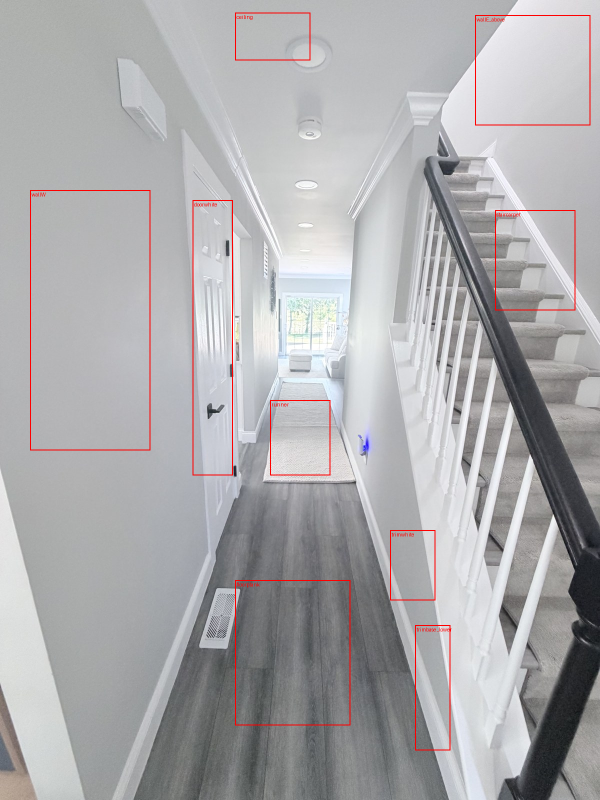
#> input picture scratchpad/circ/p12_boxes.png, 1200 x 1600 px, given in place of p27_p12_boxes.png_n.png, which was not available (shown at 1/2 size)
$ python probe27.py p12_boxes.png
#> lines starting #> are read from the running program, lines starting #| are printed output that depends on the picture; pictures that were not available may be replaced by others from this repository, and a replacement may not be noted
### scratchpad/circ/probe.py
"""Two-point per-wall probe for the circulation rooms.

Shoots one CLOSE, narrow-fov pose per wall aimed at a patch that is bare wall
and nothing else (verified against the _boxes overlays), meters the centre
patch, and prints mean/sd so a per-wall albedo skin can be fitted from a real
render instead of guessed.  Also meters the floor from a plan-ish pose.

    python probe.py 12 1 tag [--skin "#aabbcc"]      # all four walls
"""
import json
import os
import subprocess
import sys

import numpy as np
from PIL import Image, ImageDraw

TOOLS = r"C:\Users\Manuel\Desktop\Pro\3d HA\tools"
HERE = os.path.dirname(os.path.abspath(__file__))
OUT = os.path.join(HERE, "shots")
PY = sys.executable
FRAC = 0.26

# world-feet poses: a close shot square-on to a KNOWN-CLEAN patch of each wall
POSES = {
    12: {
        "w": {"pos": [13.5, 13.5, 8.6], "target": [10.7, 13.5, 8.6]},
        "e": {"pos": [15.5, 13.5, 8.6], "target": [18.3, 13.5, 8.6]},
        "n": {"pos": [17.2, 13.5, 7.4], "target": [17.2, 13.5, 4.6]},
        "s": {"pos": [14.5, 13.0, 29.2], "target": [14.5, 15.9, 32.2]},
        "floor": {"pos": [15.7, 13.2, 13.2], "target": [15.7, 8.0, 10.6]},
    },
    17: {
        "w": {"pos": [13.3, 22.8, 12.9], "target": [10.5, 22.8, 12.9]},
        "e": {"pos": [15.8, 23.0, 22.6], "target": [18.6, 23.0, 22.6]},
        "n": {"pos": [11.6, 23.0, 9.4], "target": [11.6, 23.0, 6.6]},
        "s": {"pos": [16.0, 23.0, 20.5], "target": [16.0, 23.0, 23.3]},
        "floor": {"pos": [12.2, 22.6, 10.2], "target": [12.2, 18.0, 7.8]},
    },
    27: {
        "w": {"pos": [21.4, 22.6, 18.6], "target": [18.6, 22.6, 18.6]},
        "e": {"pos": [29.4, 20.6, 16.6], "target": [32.2, 20.6, 16.6]},
        "n": {"pos": [22.0, 23.0, 15.2], "target": [22.0, 23.0, 12.4]},
        "s": {"pos": [22.0, 23.0, 18.0], "target": [22.0, 23.0, 20.8]},
        "floor": {"pos": [22.0, 22.4, 15.4], "target": [22.0, 18.0, 13.0]},
    },
}


def stats(path, frac=FRAC):
#> called with frac = 0.26
    a = np.asarray(Image.open(path).convert("RGB")).astype(np.float32)
    h, w = a.shape[:2]
#> h = 1600; w = 1200
    y0, y1 = int(h * (0.5 - frac / 2)), int(h * (0.5 + frac / 2))
#> y0 = 592; y1 = 1008
    x0, x1 = int(w * (0.5 - frac / 2)), int(w * (0.5 + frac / 2))
#> x0 = 444; x1 = 756
    p = a[y0:y1, x0:x1]
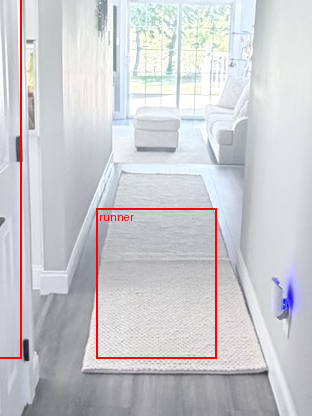
#> p: shape (416, 312, 3) float32; mean R, G, B 203.3, 202.7, 206.5
    lum = p @ np.array([0.2126, 0.7152, 0.0722], dtype=np.float32)
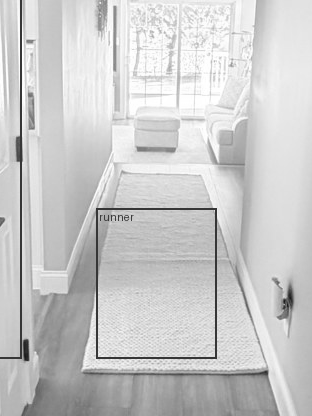
#> lum: shape (416, 312) float32; min 25.35, max 255, mean 203.1
    im = Image.open(path).convert("RGB")
#> im is the input picture: PIL image 1200x1600 RGB; mean R, G, B 172.2, 171.2, 173.1
    d = ImageDraw.Draw(im)
    d.rectangle([x0, y0, x1, y1], outline=(255, 0, 0), width=3)
    im.save(path.replace(".png", "_boxes.png"))
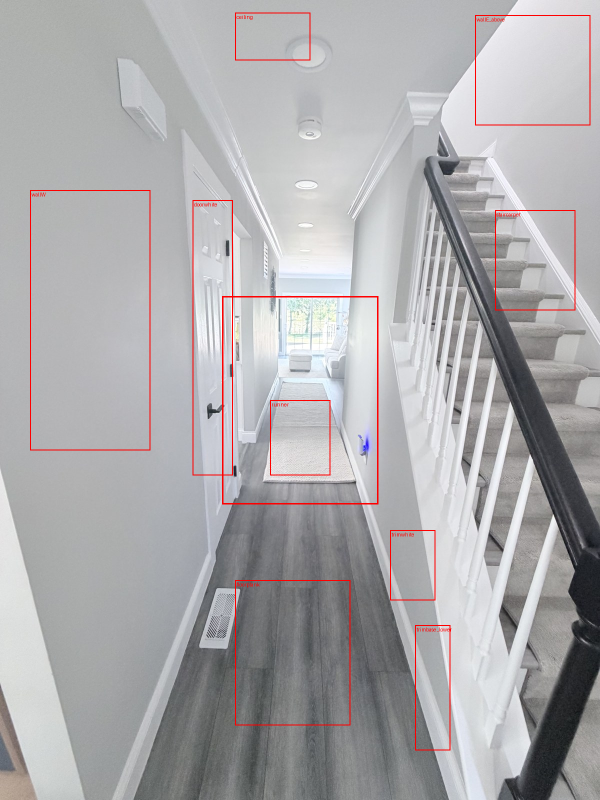
#> saved as p27_p12_boxes_boxes.png_n_boxes.png: PIL image 1200x1600 RGB (shown at 1/2 size); mean R, G, B 172.3, 170.7, 172.7
    return (round(float(lum.mean()), 1), round(float(lum.std()), 1), int(lum.size),
            [round(float(p[..., i].mean()), 1) for i in range(3)])


# [14 lines left out: function main, not called in this run]


# [2 lines that do not run on import are left out]

### scratchpad/circ/probe27.py
"""Two-point per-surface probe for room 27, with CLEAN patches only.

The room's north wall is almost entirely behind the wire racks, so it is
metered above them (local y 7.2); the south wall is entirely behind the black
accent panel, so the 's' probe meters the PANEL, which is what is actually
visible there.  Every pose is checked against the _boxes overlay.
"""
import json, os, subprocess, sys
sys.path.insert(0, os.path.dirname(os.path.abspath(__file__)))
from probe import stats
TOOLS = r"C:\Users\Manuel\Desktop\Pro\3d HA\tools"
PY = sys.executable
# world feet; room 27 origin (18.60, 18.0, 12.40)
P = {
 "n":     {"pos": [25.4, 25.2, 14.6], "target": [25.4, 25.2, 12.4]},
 "s":     {"pos": [25.4, 21.0, 18.6], "target": [25.4, 21.0, 20.8]},
 "e":     {"pos": [29.4, 20.6, 16.6], "target": [32.2, 20.6, 16.6]},
 "w":     {"pos": [21.4, 22.6, 18.6], "target": [18.6, 22.6, 18.6]},
 "ceil":  {"pos": [25.4, 22.0, 13.6], "target": [25.4, 26.0, 13.9]},
 "floor": {"pos": [20.8, 22.0, 17.6], "target": [20.8, 18.0, 15.2]},
}
tag = sys.argv[1]
only = sys.argv[2:] or list(P)
os.makedirs("shots", exist_ok=True)
for k in only:
    pose = dict(P[k]); pose["fov"] = 24 if k not in ("floor","ceil") else 30
    pose["size"] = [800, 620]
    png = os.path.abspath(os.path.join("shots", "p27_%s_%s.png" % (tag, k)))
    subprocess.run([PY, "-m", "roomkit.shot", "--pose-json", json.dumps(pose),
                    "--level", "2", "--day", "--out", png], cwd=TOOLS,
                   check=True, stdout=subprocess.DEVNULL)
    mean, sd, n, rgb = stats(png)
#> mean = 203.1; sd = 35.1; n = 129792; rgb = [203.2, 202.7, 206.5]
    print("  %-6s mean=%6.1f sd=%5.1f n=%d rgb=%s" % (k, mean, sd, n, rgb))
#|   n      mean= 203.1 sd= 35.1 n=129792 rgb=[203.2, 202.7, 206.5]
#> pass 2 of the loop `for k in only:`:
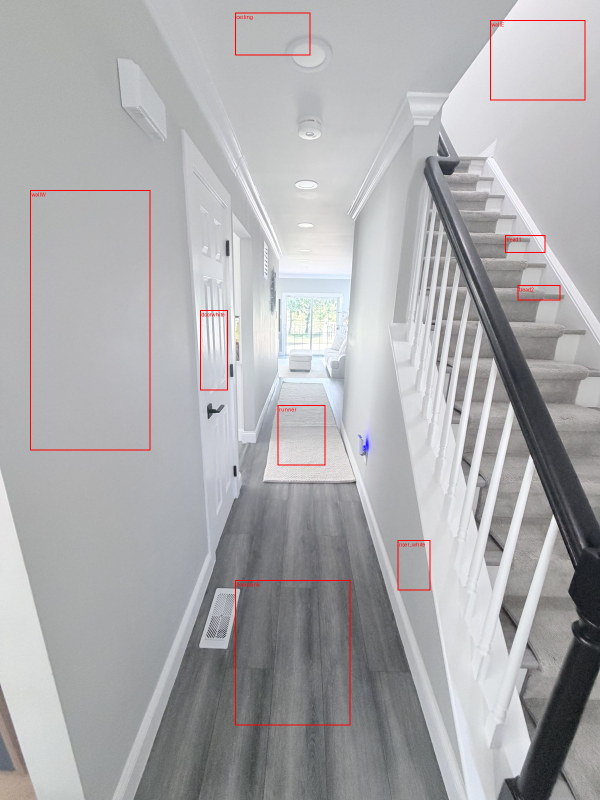
#> input picture scratchpad/circ/p12a_boxes.png, 1200 x 1600 px, given in place of p27_p12_boxes.png_s.png, which was not available (shown at 1/2 size)
#> in stats (call 2), `lum = p @ np.array([0.2126, 0.7152, 0.0722], dtype=np.float32)`:
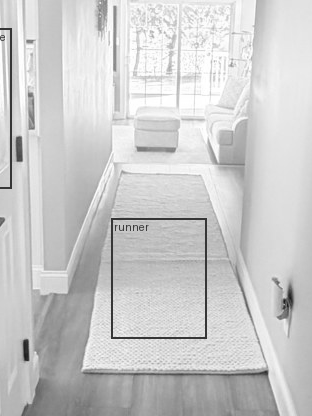
#> lum: shape (416, 312) float32; min 25.35, max 255, mean 203.8
#> in stats, im is the input picture: PIL image 1200x1600 RGB; mean R, G, B 172, 171.6, 173.6
#> in stats (call 2), `im.save(path.replace(".png", "_boxes.png"))`:
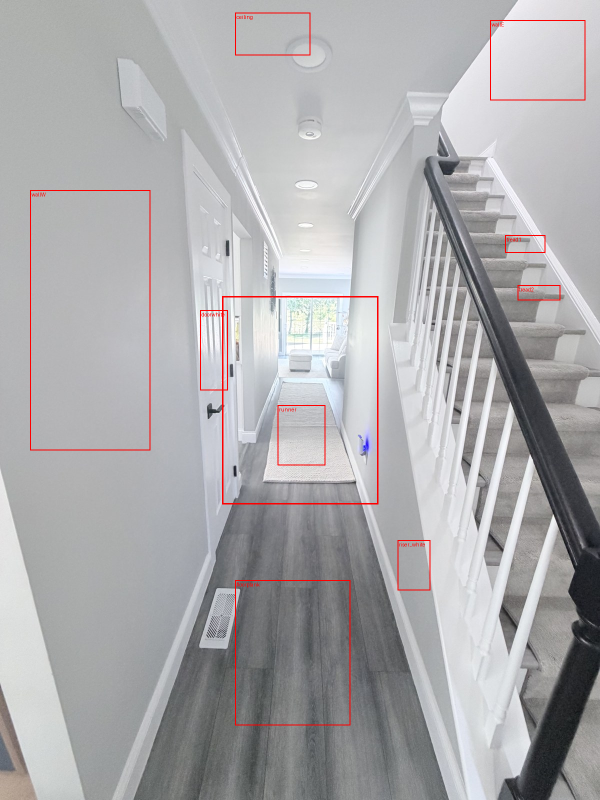
#> saved as p27_p12_boxes_boxes.png_s_boxes.png: PIL image 1200x1600 RGB (shown at 1/2 size); mean R, G, B 172.2, 171.2, 173.1
#> mean = 203.8; sd = 33.8; rgb = [203.1, 203.7, 207.5]
#|   s      mean= 203.8 sd= 33.8 n=129792 rgb=[203.1, 203.7, 207.5]
#> (the run stopped early here; a loop or call above may not have finished)
